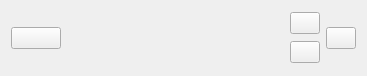
<?xml version="1.0" encoding="UTF-8"?>
<ui version="4.0">
 <class>LightPresetPlaybar</class>
 <widget class="QWidget" name="LightPresetPlaybar">
  <property name="geometry">
   <rect>
    <x>0</x>
    <y>0</y>
    <width>367</width>
    <height>76</height>
   </rect>
  </property>
  <property name="sizePolicy">
   <sizepolicy hsizetype="Expanding" vsizetype="Preferred">
    <horstretch>0</horstretch>
    <verstretch>0</verstretch>
   </sizepolicy>
  </property>
  <property name="windowTitle">
   <string>Light Preset Playbar</string>
  </property>
  <layout class="QHBoxLayout" name="horizontalLayout">
   <item>
    <widget class="QPushButton" name="playButton">
     <property name="sizePolicy">
      <sizepolicy hsizetype="Preferred" vsizetype="Fixed">
       <horstretch>0</horstretch>
       <verstretch>0</verstretch>
      </sizepolicy>
     </property>
     <property name="minimumSize">
      <size>
       <width>50</width>
       <height>0</height>
      </size>
     </property>
     <property name="maximumSize">
      <size>
       <width>50</width>
       <height>16777215</height>
      </size>
     </property>
    </widget>
   </item>
   <item>
    <widget class="LevelViewForPreset" name="levelWidget" native="true">
     <property name="sizePolicy">
      <sizepolicy hsizetype="Expanding" vsizetype="Expanding">
       <horstretch>0</horstretch>
       <verstretch>0</verstretch>
      </sizepolicy>
     </property>
     <property name="minimumSize">
      <size>
       <width>0</width>
       <height>0</height>
      </size>
     </property>
    </widget>
   </item>
   <item>
    <layout class="QVBoxLayout" name="verticalLayout">
     <item>
      <widget class="QPushButton" name="editButton">
       <property name="sizePolicy">
        <sizepolicy hsizetype="Preferred" vsizetype="Fixed">
         <horstretch>0</horstretch>
         <verstretch>0</verstretch>
        </sizepolicy>
       </property>
       <property name="maximumSize">
        <size>
         <width>30</width>
         <height>16777215</height>
        </size>
       </property>
       <property name="toolTip">
        <string>edit preset</string>
       </property>
       <property name="text">
        <string notr="true"/>
       </property>
      </widget>
     </item>
     <item>
      <widget class="QPushButton" name="updateButton">
       <property name="sizePolicy">
        <sizepolicy hsizetype="Preferred" vsizetype="Fixed">
         <horstretch>0</horstretch>
         <verstretch>0</verstretch>
        </sizepolicy>
       </property>
       <property name="maximumSize">
        <size>
         <width>30</width>
         <height>16777215</height>
        </size>
       </property>
       <property name="toolTip">
        <string>Update from sliders</string>
       </property>
       <property name="text">
        <string notr="true"/>
       </property>
      </widget>
     </item>
    </layout>
   </item>
   <item>
    <widget class="QPushButton" name="deleteButton">
     <property name="sizePolicy">
      <sizepolicy hsizetype="Preferred" vsizetype="Fixed">
       <horstretch>0</horstretch>
       <verstretch>0</verstretch>
      </sizepolicy>
     </property>
     <property name="maximumSize">
      <size>
       <width>30</width>
       <height>16777215</height>
      </size>
     </property>
    </widget>
   </item>
  </layout>
 </widget>
 <customwidgets>
  <customwidget>
   <class>LevelViewForPreset</class>
   <extends>QWidget</extends>
   <header location="global">LevelViewForPreset.h</header>
   <container>1</container>
  </customwidget>
 </customwidgets>
 <resources/>
 <connections/>
</ui>
